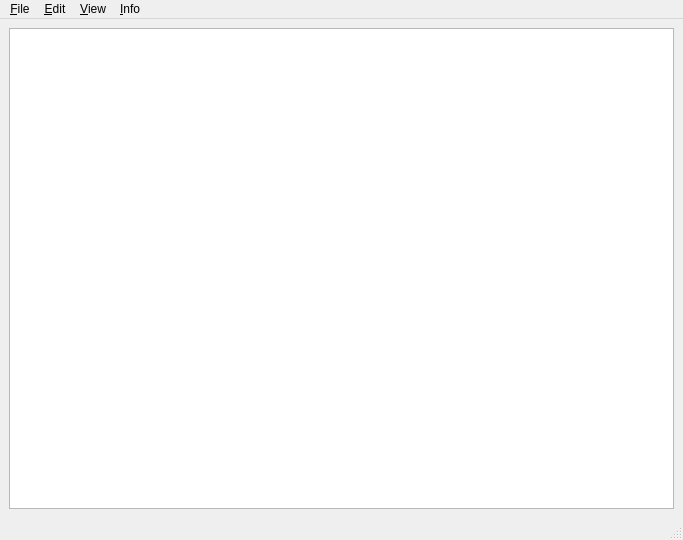
<?xml version="1.0" encoding="UTF-8"?>
<ui version="4.0">
 <class>TextEditor</class>
 <widget class="QMainWindow" name="TextEditor">
  <property name="geometry">
   <rect>
    <x>0</x>
    <y>0</y>
    <width>683</width>
    <height>540</height>
   </rect>
  </property>
  <property name="windowTitle">
   <string>TextEditor[*]</string>
  </property>
  <widget class="QWidget" name="centralwidget">
   <layout class="QGridLayout" name="gridLayout">
    <item row="0" column="0">
     <widget class="QTextEdit" name="textEdit"/>
    </item>
   </layout>
  </widget>
  <widget class="QMenuBar" name="menubar">
   <property name="geometry">
    <rect>
     <x>0</x>
     <y>0</y>
     <width>683</width>
     <height>21</height>
    </rect>
   </property>
   <widget class="QMenu" name="menu">
    <property name="title">
     <string>&amp;File</string>
    </property>
    <addaction name="actionNew"/>
    <addaction name="actionOpen"/>
    <addaction name="separator"/>
    <addaction name="actionSave"/>
    <addaction name="actionSaveAs"/>
    <addaction name="actionClose"/>
    <addaction name="separator"/>
    <addaction name="actionExit"/>
   </widget>
   <widget class="QMenu" name="menu_2">
    <property name="title">
     <string>&amp;View</string>
    </property>
    <addaction name="actionSelectFont"/>
   </widget>
   <widget class="QMenu" name="menu_3">
    <property name="title">
     <string>&amp;Info</string>
    </property>
    <addaction name="actionAbout"/>
    <addaction name="actionAboutQt"/>
   </widget>
   <widget class="QMenu" name="menu_4">
    <property name="title">
     <string>&amp;Edit</string>
    </property>
    <addaction name="actionCut"/>
    <addaction name="actionCopy"/>
    <addaction name="actionPaste"/>
    <addaction name="actionUndo"/>
    <addaction name="actionRedo"/>
   </widget>
   <addaction name="menu"/>
   <addaction name="menu_4"/>
   <addaction name="menu_2"/>
   <addaction name="menu_3"/>
  </widget>
  <widget class="QStatusBar" name="statusbar"/>
  <action name="actionNew">
   <property name="icon">
    <iconset>
     <normaloff>:/icons/new.png</normaloff>:/icons/new.png</iconset>
   </property>
   <property name="text">
    <string>&amp;Create</string>
   </property>
   <property name="toolTip">
    <string>Create new document</string>
   </property>
   <property name="shortcut">
    <string>Ctrl+N</string>
   </property>
  </action>
  <action name="actionClose">
   <property name="text">
    <string>&amp;Close</string>
   </property>
   <property name="toolTip">
    <string>Close current window</string>
   </property>
   <property name="shortcut">
    <string>Ctrl+W</string>
   </property>
  </action>
  <action name="actionExit">
   <property name="text">
    <string>&amp;Exit</string>
   </property>
   <property name="toolTip">
    <string>Close application</string>
   </property>
  </action>
  <action name="actionSelectFont">
   <property name="text">
    <string>Select Font...</string>
   </property>
   <property name="toolTip">
    <string>Select the display font</string>
   </property>
  </action>
  <action name="actionAbout">
   <property name="text">
    <string>About</string>
   </property>
  </action>
  <action name="actionAboutQt">
   <property name="text">
    <string>About Qt</string>
   </property>
  </action>
  <action name="actionCut">
   <property name="icon">
    <iconset>
     <normaloff>:/icons/cut.png</normaloff>:/icons/cut.png</iconset>
   </property>
   <property name="text">
    <string>Cut</string>
   </property>
   <property name="toolTip">
    <string>Cut</string>
   </property>
   <property name="shortcut">
    <string>Ctrl+X</string>
   </property>
  </action>
  <action name="actionCopy">
   <property name="icon">
    <iconset>
     <normaloff>:/icons/copy.png</normaloff>:/icons/copy.png</iconset>
   </property>
   <property name="text">
    <string>Copy</string>
   </property>
   <property name="toolTip">
    <string>Copy</string>
   </property>
   <property name="shortcut">
    <string>Ctrl+C</string>
   </property>
  </action>
  <action name="actionPaste">
   <property name="icon">
    <iconset>
     <normaloff>:/icons/paste.png</normaloff>:/icons/paste.png</iconset>
   </property>
   <property name="text">
    <string>Paste</string>
   </property>
   <property name="toolTip">
    <string>Paste</string>
   </property>
   <property name="shortcut">
    <string>Ctrl+V</string>
   </property>
  </action>
  <action name="actionUndo">
   <property name="text">
    <string>Undo</string>
   </property>
   <property name="toolTip">
    <string>Undo the last action</string>
   </property>
   <property name="shortcut">
    <string>Ctrl+Z</string>
   </property>
  </action>
  <action name="actionRedo">
   <property name="text">
    <string>Redo</string>
   </property>
   <property name="toolTip">
    <string>Redo the last action</string>
   </property>
   <property name="shortcut">
    <string>Ctrl+Y</string>
   </property>
  </action>
  <action name="actionOpen">
   <property name="icon">
    <iconset>
     <normaloff>:/icons/open.png</normaloff>:/icons/open.png</iconset>
   </property>
   <property name="text">
    <string>&amp;Open</string>
   </property>
   <property name="toolTip">
    <string>Open a document</string>
   </property>
   <property name="shortcut">
    <string>Ctrl+O</string>
   </property>
  </action>
  <action name="actionSave">
   <property name="icon">
    <iconset>
     <normaloff>:/icons/save.png</normaloff>:/icons/save.png</iconset>
   </property>
   <property name="text">
    <string>&amp;Save</string>
   </property>
   <property name="toolTip">
    <string>Save file</string>
   </property>
   <property name="shortcut">
    <string>Ctrl+S</string>
   </property>
  </action>
  <action name="actionSaveAs">
   <property name="text">
    <string>&amp;Save as...</string>
   </property>
   <property name="toolTip">
    <string>Save document as</string>
   </property>
   <property name="shortcut">
    <string>Ctrl+Shift+S</string>
   </property>
  </action>
 </widget>
 <resources/>
 <connections/>
</ui>
